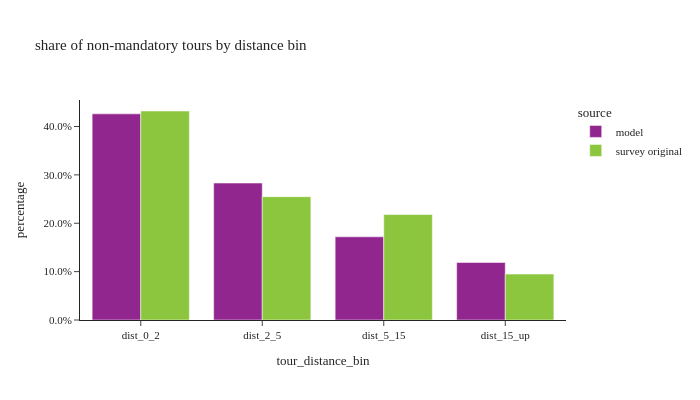

This figure's notebook cell:
### Code cell
util.plot_share_barchart(non_m_tour_data, 'tour_weight', 'tour_distance_bin', title="share of non-mandatory tours by distance bin")

### Figure 1 — Plotly figure (JSON) as saved in the notebook; plotly's stock layout.template omitted (floating-point values rounded to 4 significant figures)
{"data": [{"alignmentgroup": "True", "customdata": [[1175000.0, 1175000.0], [780300.0, 780300.0], [474100.0, 474100.0], [327600.0, 327600.0]], "hovertemplate": "source=model<br>tour_distance_bin=%{x}<br>percentage=%{y}<br>weighted_sum=%{customdata[0]}<br>sample_size=%{customdata[1]}<extra></extra>", "legendgroup": "model", "marker": {"color": "#91268F", "pattern": {"shape": ""}}, "name": "model", "offsetgroup": "model", "orientation": "v", "showlegend": true, "textposition": "auto", "type": "bar", "x": ["dist_0_2", "dist_2_5", "dist_5_15", "dist_15_up"], "xaxis": "x", "y": [0.4262, 0.283, 0.172, 0.1188], "yaxis": "y"}, {"alignmentgroup": "True", "customdata": [[951600.0, 2972.0], [561700.0, 1564.0], [480300.0, 1433.0], [209100.0, 605.0]], "hovertemplate": "source=survey original<br>tour_distance_bin=%{x}<br>percentage=%{y}<br>weighted_sum=%{customdata[0]}<br>sample_size=%{customdata[1]}<extra></extra>", "legendgroup": "survey original", "marker": {"color": "#8CC63E", "pattern": {"shape": ""}}, "name": "survey original", "offsetgroup": "survey original", "orientation": "v", "showlegend": true, "textposition": "auto", "type": "bar", "x": ["dist_0_2", "dist_2_5", "dist_5_15", "dist_15_up"], "xaxis": "x", "y": [0.432, 0.255, 0.218, 0.09492], "yaxis": "y"}], "layout": {"barmode": "group", "height": 400, "legend": {"title": {"text": "source"}, "tracegroupgap": 0}, "title": {"text": "share of non-mandatory tours by distance bin"}, "width": 700, "xaxis": {"anchor": "y", "domain": [0.0, 1.0], "title": {"text": "tour_distance_bin"}}, "yaxis": {"anchor": "x", "domain": [0.0, 1.0], "tickformat": ".1%", "title": {"text": "percentage"}}}}
